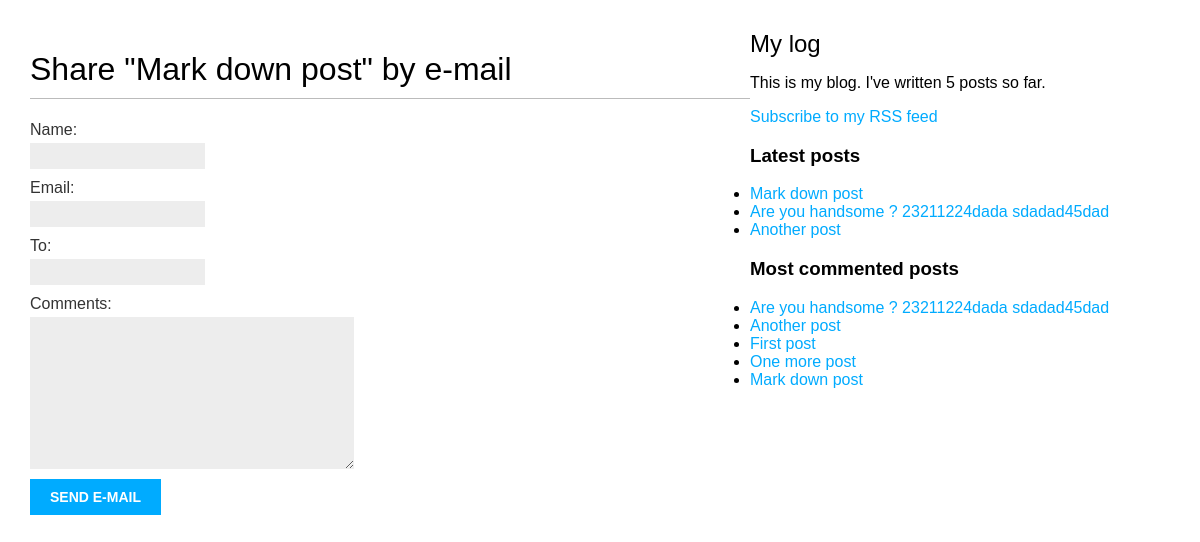
The page /blog/7/share/ on the database its author committed.
### blog/models.py (models this page shows, shortened)
class Post(models.Model):
    STATUS_CHOISE = (
        ('draft', 'Draft'),
        ('published', 'Published'),
    )
    title = models.CharField(max_length=50)
    slug = models.SlugField(max_length=250, unique_for_date='publish')
    author = models.ForeignKey(User, related_name='blog_post', on_delete=models.SET(get_sentinel_user))
    body = models.TextField()
    publish = models.DateTimeField(default=timezone.now)
    created = models.DateTimeField(auto_now_add=True)
    update = models.DateTimeField(auto_now=True)
    status = models.CharField(max_length=10, choices=STATUS_CHOISE, default='draft')
    objects = models.Manager()
    published = PublishedManage()
    tags = TaggableManager()
    class Meta:
        ordering = ('-publish',)
    def get_absolute_url(self):
        return reverse('blog:post_detail',
                        args=[self.publish.year,
                              self.publish.strftime('%m'),
                              self.publish.strftime('%d'),
                              self.slug])

### blog/views.py (the view)
# urls.py: path('<int:post_id>/share/', views.post_share, name='post_share'),
def post_share(request, post_id):
    post = get_object_or_404(Post, id=post_id, status='draft')
    sent = False
    if request.method == 'POST':
        form = EmailPostForm(request.POST)
        if form.is_valid():
            cleandata = form.cleaned_data
            post_url = request.build_absolute_uri(post.get_absolute_url())
            subject = '{} ({}) recommends you reading "{}"'.format(cleandata['name'], cleandata['email'], post.title)
            message = 'Read "{}" at {}\n\n{}\'s comments: {}'.format(post.title, post_url, cleandata['name'], cleandata['comments'])
            send_mail(subject, message, 'tieuphongabc123@gmail.com  ', [cleandata['to']])
            sent = True
    else:
        form = EmailPostForm()
    return render(request, 'blog/post/share.html', {'post': post, 'form': form, 'sent': sent})

### blog/forms.py
class EmailPostForm(forms.Form):
    name = forms.CharField(max_length=25)
    email = forms.EmailField()
    to = forms.EmailField()
    comments = forms.CharField(required=False, widget=forms.Textarea)

### blog/models.py (called while the page is built)
    def get_queryset(self):
        return super(PublishedManage, self).get_queryset()\
                                            .filter(status='draft')

### blog/templatetags/blog_tags.py (called while the page is built)
@register.simple_tag
def total_posts():
    return Post.published.count()

@register.inclusion_tag('blog/post/latest_posts.html')
def show_latest_posts(count=5):
    latest_posts = Post.published.order_by('-publish')[:count]
    return {'latest_posts': latest_posts}

@register.simple_tag
def get_most_commented_posts(count=5):
    return Post.published.annotate(
                total_comments=Count('comments')
            ).order_by('-total_comments')[:count]

### blog/templates/blog/post/share.html (shortened to what this page needs)
{% extends "blog/base.html" %}
{% block content %}
    {% if sent %}
        <h1>E-mail successfully sent</h1>
        <p>"{{ post.title }}" was successfully sent to {{ cd.to }}.</p>
    {% else %}
        <h1>Share "{{ post.title }}" by e-mail</h1>
        <form action="." method="post">
            {{ form.as_p }}
            <input type="submit" value="Send e-mail">
        </form>
    {% endif %}
{% endblock %}

### blog/templates/blog/base.html (shortened to what this page needs)
{% load blog_tags %}
{% load staticfiles %}
<!DOCTYPE html>
<html lang="en">
<head>
    <link href="{% static "css/blog.css" %}" rel="stylesheet">
</head>
<body>
    <div id="content">
        {% block content %}
        {% endblock content %}
    </div>
    <div id="slidebar">
        <h2> My log</h2>
        <p>This is my blog. I've written {% total_posts %} posts so far.</p>
        <p><a href="{% url "blog:post_feed" %}">Subscribe to my RSS feed</a></p>
        <h3>Latest posts</h3>
        {% show_latest_posts 3 %}
        <h3>Most commented posts</h3>
        {% get_most_commented_posts as most_commented_posts %}
        <ul>
        {% for post in most_commented_posts %}
            <li>
                <a href="{{ post.get_absolute_url }}">{{ post.title }}</a>
            </li>
        {% endfor %}
        </ul>
    </div>
</body>
</html>

### blog/templates/blog/post/latest_posts.html
<ul>
    {% for post in latest_posts %}
        <li>
            <a href="{{ post.get_absolute_url }}">{{ post.title }}</a>
        </li>
    {% endfor %}
</ul>

### blog/static/css/blog.css (style rules this page uses)
body { margin:0; padding:0; font-family:helvetica, sans-serif; }
a { color:#00abff; text-decoration:none; }
h1 { font-weight:normal; border-bottom:1px solid #bbb; padding:0 0 10px 0; }
h2 { font-weight:normal; margin:30px 0 0; }
#content { float:left; width:60%; padding:0 0 0 30px; }
label { float:left; clear:both; color:#333; margin-bottom:4px; }
input, textarea { clear:both; float:left; margin:0 0 10px; background:#ededed; border:0; padding:6px 10px; font-size:12px; }
input[type=submit] { font-weight:bold; background:#00abff; color:#fff; padding:10px 20px; font-size:14px; text-transform:uppercase; }

### rows shown on the page
Post: title "Mark down post"
Post: title "Are you handsome ? 23211224dada sdadad45dad"
Post: title "Another post"
Post: title "First post"
Post: title "One more post"
